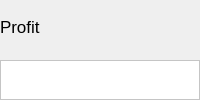
                   <widget class="QFrame" name="frame_32">
                    <property name="minimumSize">
                     <size>
                      <width>0</width>
                      <height>100</height>
                     </size>
                    </property>
                    <property name="maximumSize">
                     <size>
                      <width>16777215</width>
                      <height>100</height>
                     </size>
                    </property>
                    <property name="frameShape">
                     <enum>QFrame::NoFrame</enum>
                    </property>
                    <property name="frameShadow">
                     <enum>QFrame::Raised</enum>
                    </property>
                    <layout class="QVBoxLayout" name="verticalLayout_91">
                     <property name="leftMargin">
                      <number>0</number>
                     </property>
                     <property name="topMargin">
                      <number>0</number>
                     </property>
                     <property name="rightMargin">
                      <number>0</number>
                     </property>
                     <property name="bottomMargin">
                      <number>0</number>
                     </property>
                     <item>
                      <widget class="QLabel" name="label_40">
                       <property name="font">
                        <font>
                         <family>Helvetica</family>
                         <pointsize>13</pointsize>
                        </font>
                       </property>
                       <property name="text">
                        <string>Profit</string>
                       </property>
                      </widget>
                     </item>
                     <item>
                      <widget class="QFrame" name="frame_33">
                       <property name="minimumSize">
                        <size>
                         <width>0</width>
                         <height>40</height>
                        </size>
                       </property>
                       <property name="maximumSize">
                        <size>
                         <width>16777215</width>
                         <height>40</height>
                        </size>
                       </property>
                       <property name="styleSheet">
                        <string notr="true">background-color: rgb(255, 255, 255);</string>
                       </property>
                       <property name="frameShape">
                        <enum>QFrame::StyledPanel</enum>
                       </property>
                       <property name="frameShadow">
                        <enum>QFrame::Raised</enum>
                       </property>
                       <layout class="QVBoxLayout" name="verticalLayout_90">
                        <item>
                         <widget class="QLabel" name="productProfit_Label">
                          <property name="font">
                           <font>
                            <family>Helvetica</family>
                           </font>
                          </property>
                          <property name="text">
                           <string/>
                          </property>
                         </widget>
                        </item>
                       </layout>
                      </widget>
                     </item>
                    </layout>
                   </widget>
